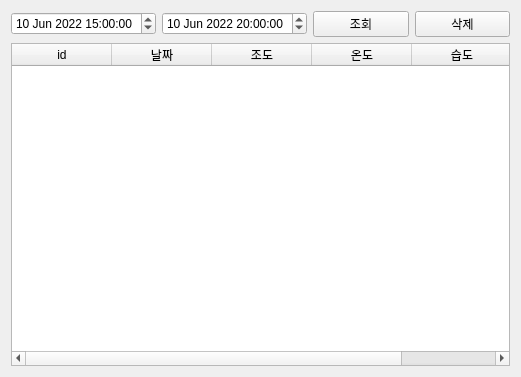
<?xml version="1.0" encoding="UTF-8"?>
<ui version="4.0">
 <class>Tab6Database</class>
 <widget class="QWidget" name="Tab6Database">
  <property name="geometry">
   <rect>
    <x>0</x>
    <y>0</y>
    <width>521</width>
    <height>377</height>
   </rect>
  </property>
  <property name="windowTitle">
   <string>Form</string>
  </property>
  <layout class="QVBoxLayout" name="verticalLayout">
   <item>
    <layout class="QHBoxLayout" name="horizontalLayout">
     <item>
      <widget class="QDateTimeEdit" name="pdateTimeEditFrom">
       <property name="dateTime">
        <datetime>
         <hour>15</hour>
         <minute>0</minute>
         <second>0</second>
         <year>2022</year>
         <month>6</month>
         <day>10</day>
        </datetime>
       </property>
      </widget>
     </item>
     <item>
      <widget class="QDateTimeEdit" name="pdateTimeEditTo">
       <property name="dateTime">
        <datetime>
         <hour>20</hour>
         <minute>0</minute>
         <second>0</second>
         <year>2022</year>
         <month>6</month>
         <day>10</day>
        </datetime>
       </property>
      </widget>
     </item>
     <item>
      <widget class="QPushButton" name="pPBSearchButton">
       <property name="text">
        <string>조회</string>
       </property>
      </widget>
     </item>
     <item>
      <widget class="QPushButton" name="pPBDeleteButton">
       <property name="text">
        <string>삭제</string>
       </property>
      </widget>
     </item>
    </layout>
   </item>
   <item>
    <layout class="QHBoxLayout" name="horizontalLayout_2">
     <item>
      <widget class="QTableWidget" name="pTableWidget">
       <column>
        <property name="text">
         <string>id</string>
        </property>
       </column>
       <column>
        <property name="text">
         <string>날짜</string>
        </property>
       </column>
       <column>
        <property name="text">
         <string>조도</string>
        </property>
       </column>
       <column>
        <property name="text">
         <string>온도</string>
        </property>
       </column>
       <column>
        <property name="text">
         <string>습도</string>
        </property>
       </column>
      </widget>
     </item>
    </layout>
   </item>
  </layout>
 </widget>
 <resources/>
 <connections/>
</ui>
